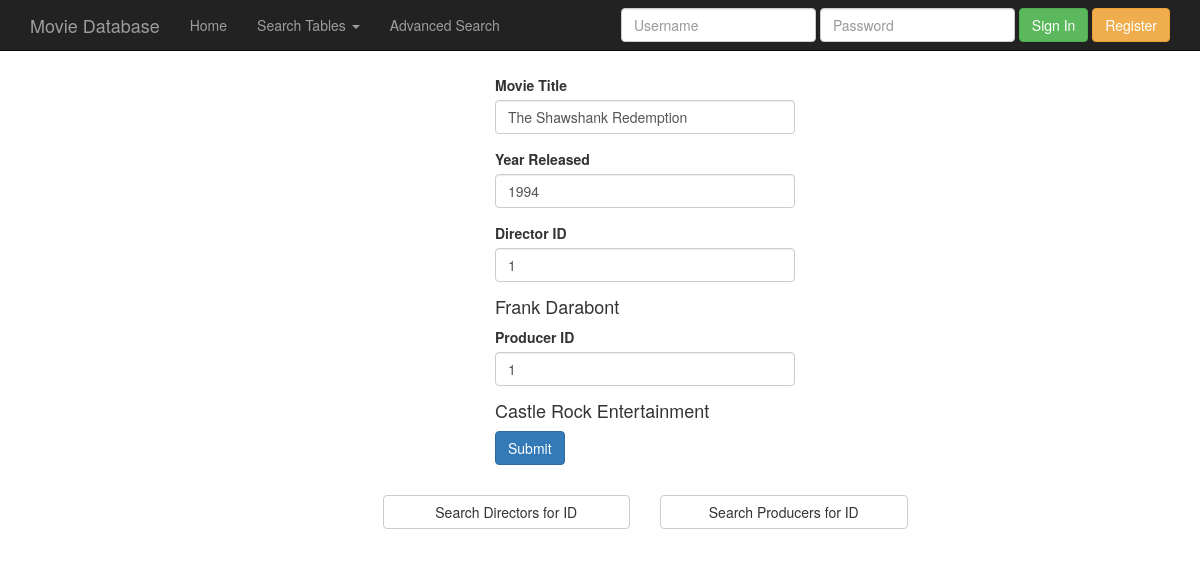
Page /editmovie.php?id=1 on the committed database.
### tables this page shows
CREATE TABLE `movies` (
  `id` int(11) NOT NULL,
  `title` varchar(100) DEFAULT NULL,
  `year` int(4) DEFAULT NULL
);

CREATE TABLE `directors` (
  `id` int(11) NOT NULL,
  `name` varchar(50) DEFAULT NULL
);

CREATE TABLE `studios` (
  `id` int(11) NOT NULL,
  `name` varchar(100) DEFAULT NULL
);

### editmovie.php (the view, shortened to what this page needs)
<?php
	if (isset($_GET['id'])) {
		$db = mysqli_connect(DB_HOST, DB_USER, DB_PASS, DB_NAME);
		$id = mysqli_real_escape_string($db, $_GET['id']);
		try {
			$result = mysqli_query($db, "SELECT m.id, m.title, m.year, d.id as did, d.name, s.id as sid, s.name as studio
											FROM movies m
											LEFT JOIN directed di ON m.id = di.mid
											LEFT JOIN directors d ON d.id = di.did
											LEFT JOIN produced p ON m.id = p.mid
                                            LEFT JOIN studios s ON p.sid = s.id
											WHERE m.id = $id");
			$row = mysqli_fetch_array($result);
		}
		catch (Exception $e) {
			echo "Data could not be retrieved from the database.";
			mysqli_close($db);
			exit();
		}
	}
	else {
		header("location: index.php");
		exit();
	}
	include_once("inc/head.php");
	include_once("inc/nav.php");
?>
<div class="container">
	<form action="" method="post" style="max-width:300px; margin:0 auto; padding-top: 15px;">
		<div class="form-group">
			<label for="movieTitle">Movie Title</label>
			<input type="text" name="title" class="form-control" id="movieTitle" <?php if (isset($row['title'])) echo 'value="' . $row['title'] . '"'; else echo 'placeholder="Title"'; ?> autocomplete="off" required>
		</div>
		<div class="form-group">
			<label for="movieYear">Year Released</label>
			<input type="text" name="year" class="form-control" id="movieYear" <?php if (isset($row['year'])) echo 'value="' . $row['year'] . '"'; else echo 'placeholder="Year"'; ?> autocomplete="off" required>
		</div>
		<div class="form-group">
			<label for="directorID">Director ID</label>
			<input type="text" name="directorid" class="form-control" id="directorID" <?php if (isset($row['did'])) echo 'value="' . $row['did'] . '"'; else echo 'placeholder="Director ID"'; ?> autocomplete="off" required>
		</div>
		<div id="dir">
			<?php if (isset($row['name'])) echo "<h4>" . $row['name'] . "</h4>"; ?>
		</div>
		<div class="form-group">
			<label for="producerID">Producer ID</label>
			<input type="text" name="producerid" class="form-control" id="producerID" <?php if (isset($row['sid'])) echo 'value="' . $row['sid'] . '"'; else echo 'placeholder="Producer ID"'; ?> autocomplete="off" required>
		</div>
		<div id="pro">
			<?php if (isset($row['studio'])) echo "<h4>" . $row['studio'] . "</h4>"; ?>
		</div>
		<button type="submit" name="submit" class="btn btn-primary" id="button">Submit</button>
	</form>
	<div class="row" style="margin-top:30px;">
		<div class="col-md-6 col-md-offset-3">
			<div class="col-md-6">
				<button type="button" name="direct" id="direct" class="btn btn-default btn-block">Search Directors for ID</button>
			</div>
			<div class="col-md-6" style="margin-bottom:20px;">
				<button type="button" name="studio" id="studio" class="btn btn-default btn-block">Search Producers for ID</button>
			</div>
		</div>
	</div>
</div>
</body>
</html>

### css/bs-over.css (style rules this page uses)
body { padding: 60px; }

### rows in the picture
movies: title "The Shawshank Redemption", year "1994", directorid "1", directors.name "Frank Darabont", producerid "1", studios.name "Castle Rock Entertainment"
